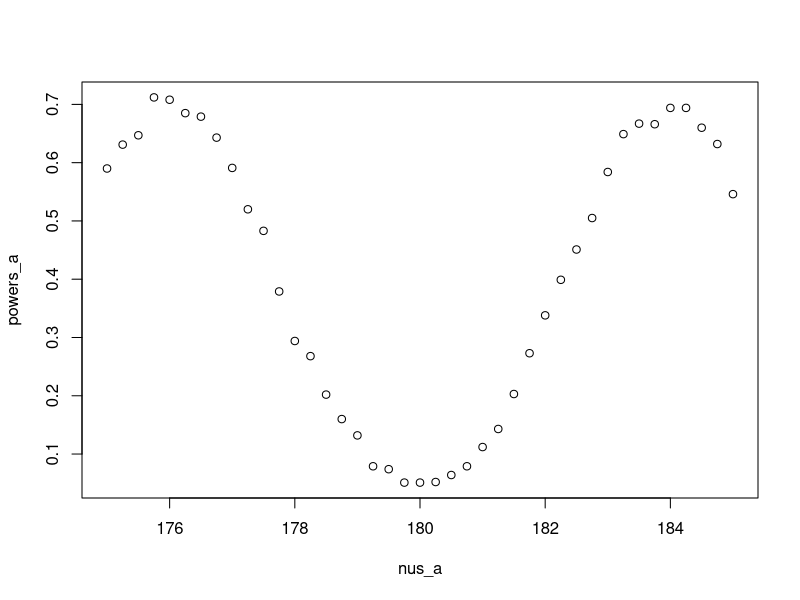
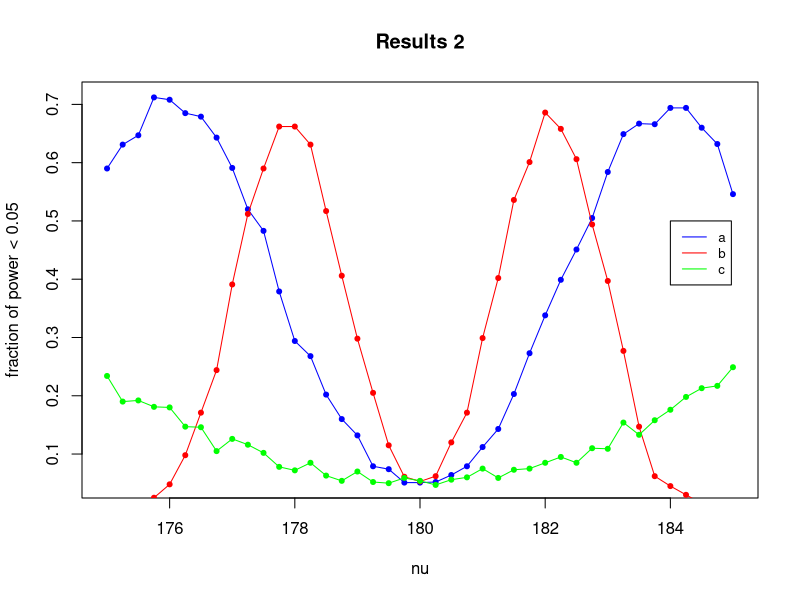
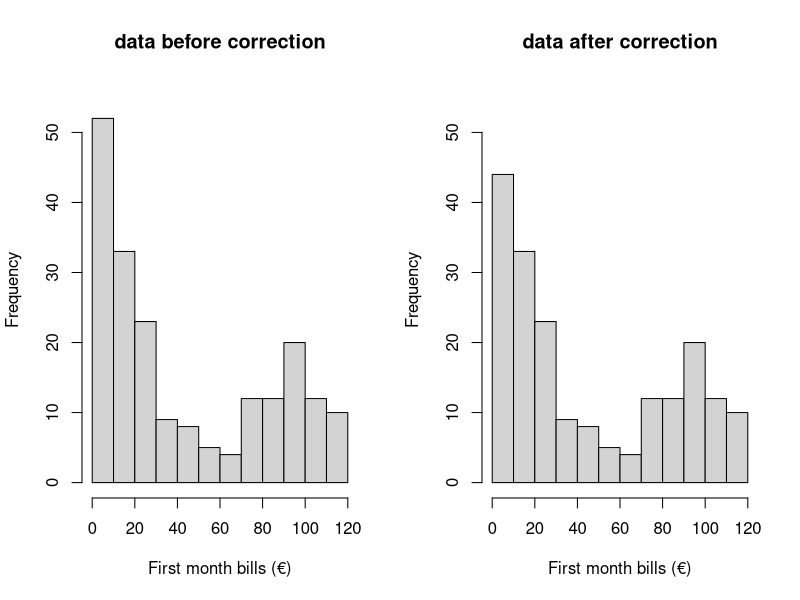
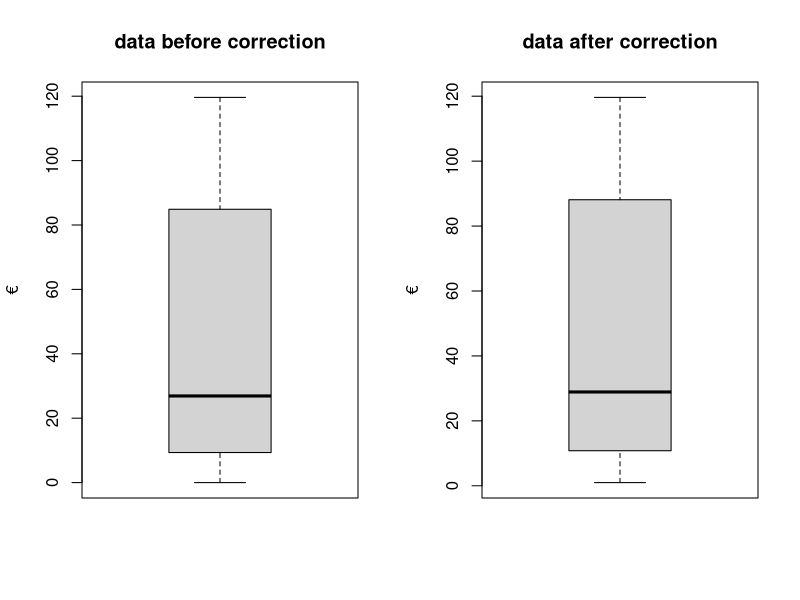
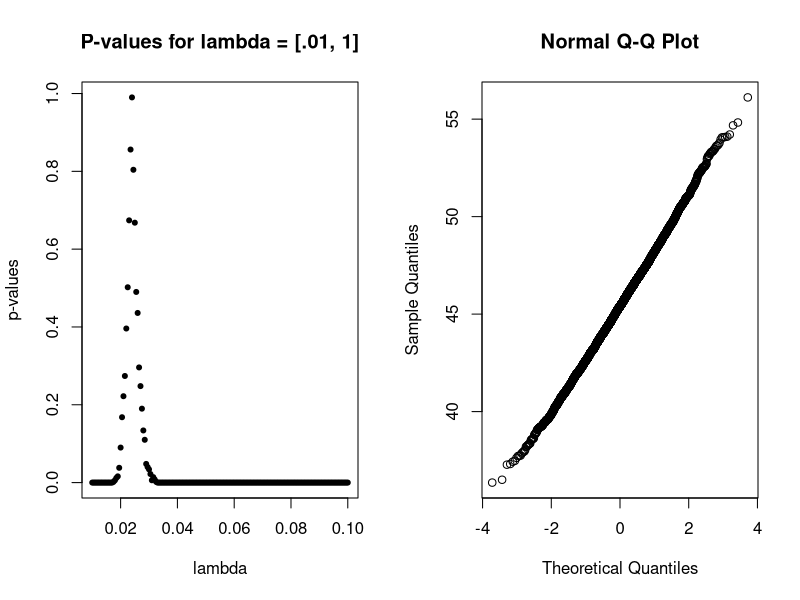
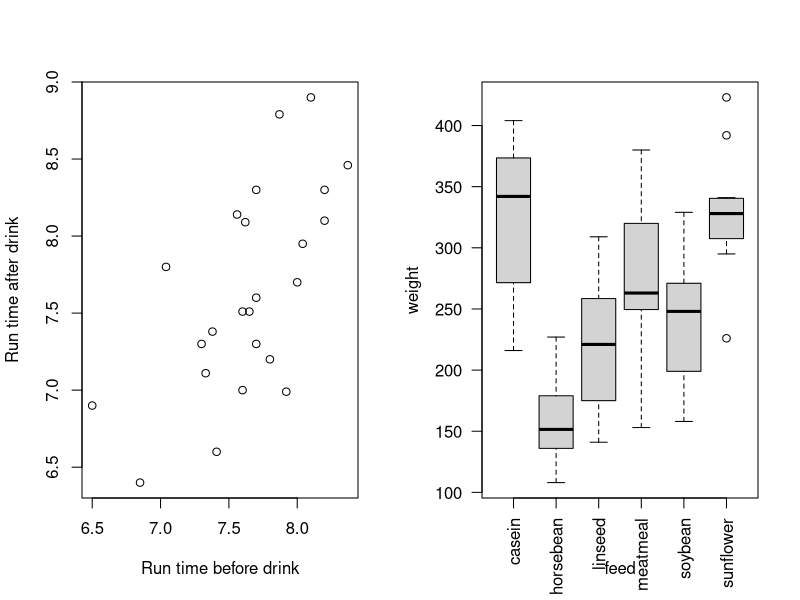
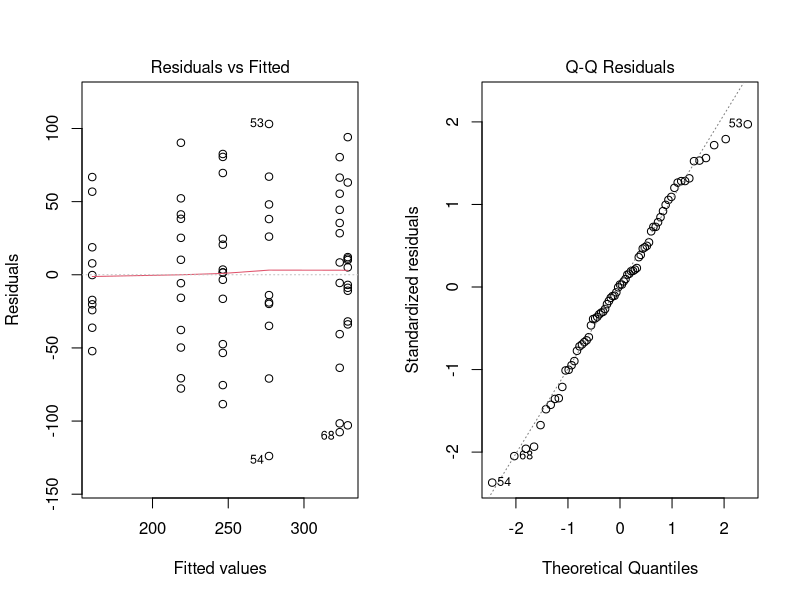

The R script that drew these images, in order:
## ---- chunk 1
knitr::opts_chunk$set(echo = TRUE)
options(digits=3)
## ---- chunk 2
birth = read.table("birthweight.txt",header=TRUE)
birthweight = birth$birthweight
## ---- chunk 3
mean(birthweight)
## ---- chunk 4
shapiro.test(birthweight)[2]
## ---- chunk 5
alpha = .1
t.test(birthweight, alternative = "l", conf.level = 1-alpha, mu = 2800)[3]
## ---- chunk 6
alpha = .05
t.test(birthweight, alternative = "l", conf.level = 1-alpha, mu = 2800)[3]

alpha = .05
## ---- chunk 7
n=m=30
mu=180
nu=175
sd=5

B=1000
p=numeric(B)
for (b in 1:B) {
  x=rnorm(n,mu,sd);
  y=rnorm(m,nu,sd);
  p[b]=t.test(x,y,var.equal = TRUE)[[3]]}
a <- table(p)
length(a[names(a)<0.05])/length(a)
## ---- chunk 8
n=m=30
mu=180
nus=seq(175,185,by=0.25)
sd=5

powers = numeric(length(nus))

B=1000
p=numeric(B)
for (i in 1:length(nus)) {
  nu = nus[i]
  for (b in 1:B) {
    x=rnorm(n,mu,sd);
    y=rnorm(m,nu,sd);
    p[b]=t.test(x,y,var.equal = TRUE)[[3]]}
  a <- table(p)
  powers[i] = length(a[names(a)<0.05])/length(a)
} 
powers_a = powers
nus_a = nus

plot1 = plot(nus_a, powers_a)
## ---- chunk 9
n=m=100
mu=180
nus=seq(175,185,by=0.25)
sd=5

powers = numeric(length(nus))

B=1000
p=numeric(B)
for (i in 1:length(nus)) {
  nu = nus[i]
  for (b in 1:B) {
    x=rnorm(n,mu,sd);
    y=rnorm(m,nu,sd);
    p[b]=t.test(x,y,var.equal = TRUE)[[3]]}
  a <- table(p)
  powers[i] = length(a[names(a)<0.05])/length(a)
} 
powers_b = powers
nus_b = nus

# plot2 = plot(nus, powers)
## ---- chunk 10
n=m=30
mu=180
nus=seq(175,185,by=0.25)
sd=15

powers = numeric(length(nus))

B=1000
p=numeric(B)
for (i in 1:length(nus)) {
  nu = nus[i]
  for (b in 1:B) {
    x=rnorm(n,mu,sd);
    y=rnorm(m,nu,sd);
    p[b]=t.test(x,y,var.equal = TRUE)[[3]]}
  a <- table(p)
  powers[i] = length(a[names(a)<0.05])/length(a)
} 
powers_c = powers
nus_c = nus
## ---- chunk 11
plot(nus_a, powers_a, main="Results 2", xlab="nu", ylab="fraction of power < 0.05", pch=20, col="blue")
lines(nus_a, powers_a, xlab="nu", pch=20, col="blue")
points(nus_b, powers_b, xlab="nu", pch=20, col="red")
lines(nus_b, powers_b, xlab="nu", pch=20, col="red")
points(nus_c, powers_c, xlab="nu", pch=20, col="green")
lines(nus_c, powers_c, xlab="nu", pch=20, col="green")
legend(184, 0.5, legend=c("a", "b", "c"), col=c("blue", "red", "green"), lty=1, cex=0.8)
## ---- chunk 12
tel_data = read.table("telephone.txt",header=TRUE)
## ---- chunk 13
# remove 0-values
corrected_tel_data = tel_data[apply(tel_data, 1, function(row) all(row !=0 )), ]

# plot histograms
par(mfrow=c(1,2))
hist(tel_data$Bills, xlab = "First month bills (€)", main = "data before correction", ylim = c(0,55))
hist(corrected_tel_data, xlab = "First month bills (€)", main = "data after correction", ylim = c(0,55))

# plot boxplots
par(mfrow=c(1,2))
boxplot(tel_data$Bills, ylab = "€", main = "data before correction")
boxplot(corrected_tel_data, ylab = "€", main = "data after correction")
## ---- chunk 14
lambdas = seq(.01, .1, .0005)
t = median(corrected_tel_data)
B=1000
tstar=numeric(B)
n=length(corrected_tel_data)
p_values = c()

for(lamb in lambdas){
  for (i in 1:B){
    xstar=rexp(n, lamb)
    tstar[i]=median(xstar)}
    
  p_left=sum(tstar<t)/B
  p_right=sum(tstar>t)/B
  p = 2*min(p_left,p_right)
  p_values = c(p_values, p)
}

plot(lambdas, p_values, main = "P-values for lambda = [.01, 1]", xlab="lambda", ylab="p-values", pch=20)

max_index_lamb = which.max(p_values)
estimated_lamb= lambdas[max_index_lamb]

cat("p-value for lambda =", estimated_lamb,"-->", max(p_values))
## ---- chunk 15
set.seed(10)
B=5000
Tstar=numeric(B)
T1 = median(corrected_tel_data)

for(i in 1:B) {
  Xstar=sample(corrected_tel_data,replace=TRUE)
  Tstar[i]=median(Xstar) }
  Tstar025=quantile(Tstar,0.025)
  Tstar975=quantile(Tstar,0.975)
  
population_median = mean(Tstar)
cat('95% CI = [',2*T1-Tstar975, '-',2*T1-Tstar025,'] with population median:', population_median)
## ---- chunk 16
B=5000
Tstar=numeric(B)

for(i in 1:B) {
  Xstar=sample(corrected_tel_data,replace=TRUE)
  Tstar[i]=mean(Xstar) 
}
## ---- chunk 17
qqnorm(Tstar)
## ---- chunk 18
est_lamb = 1/(mean(Tstar))
cat('Estimated lambda',est_lamb, '(based on the sample means)')
## ---- chunk 19
set.seed(10)
Tstar=numeric(B)

for(i in 1:B) {
  Xstar=rexp(n, est_lamb)
  Tstar[i]=median(Xstar) }

Tstar025=quantile(Tstar,0.025)
Tstar975=quantile(Tstar,0.975)

exponential_median = mean(Tstar)
cat('95% CI = [',2*exponential_median-Tstar975, '-',2*exponential_median-Tstar025,'] with population median:', exponential_median)
## ---- chunk 20
wilcox.test(corrected_tel_data, mu=40, alternative="less")
## ---- chunk 21
B=5000
Tstar=numeric(B)
T1 = 10

for(i in 1:B) {
  Xstar=sample(corrected_tel_data,replace=TRUE)
  Tstar[i]=sum(Xstar < T1) / length(Xstar)
  }
Tstar95=quantile(Tstar,0.95)
Tstar95
## ---- chunk 22
# Load data
run = read.table("run.txt",header=TRUE)
lemo = subset(run, drink == "lemo")
energy = subset(run, drink == "energy")
## ---- chunk 23
# qqnorm(run$before, main = "Normal Q-Q plot before drink")
# qqnorm(run$after, main = "Normal Q-Q plot after drink")
shapiro.test(run$before)
shapiro.test(run$after)

## ---- chunk 24
plot(run$before, run$after, xlab="Run time before drink", ylab="Run time after drink")
cor.test(run$before, run$after,  method = "pearson")
## ---- chunk 25
# qqnorm(lemo$before)
shapiro.test(lemo$before)
# qqnorm(lemo$after)
shapiro.test(lemo$after)

# qqnorm(energy$before)
shapiro.test(energy$before)
# qqnorm(energy$after)
shapiro.test(energy$after)
## ---- chunk 26
t.test(lemo$before, lemo$after, paired = TRUE, var.equal = FALSE)
t.test(energy$before, energy$after, paired = TRUE, var.equal = FALSE)

## ---- chunk 27
lemo_diff = lemo$before - lemo$after
energy_diff = energy$before - energy$after

# qqnorm(lemo_diff)
shapiro.test(lemo_diff)
# qqnorm(energy_diff)
shapiro.test(energy_diff)

t.test(lemo_diff, energy_diff, paired = FALSE)
## ---- chunk 28
# chickwts$feed
sun = chickwts[chickwts$feed == "sunflower",]$weight
meat = chickwts[chickwts$feed == "meatmeal",]$weight
# sun$weight; meat$weight

# hist(sun)
# hist(meat)

#check for normality, p > 0.05 means no reason to assume non-normal data.
shapiro.test(sun)
shapiro.test(meat)

t.test(sun,meat, paired = FALSE)
wilcox.test(sun,meat)
ks.test(sun,meat)
## ---- chunk 29
chickwts = chickwts

boxplot(weight ~ feed, data=chickwts,las=2)
# stripchart(weight ~ feed, data=chickwts, vertical=TRUE,las=2)

chickaov = lm(weight ~ feed, data = chickwts)
anova(chickaov)
## ---- chunk 30
plot(chickaov, 1)
## ---- chunk 31
plot(chickaov, 2)
shapiro.test(residuals(chickaov))
